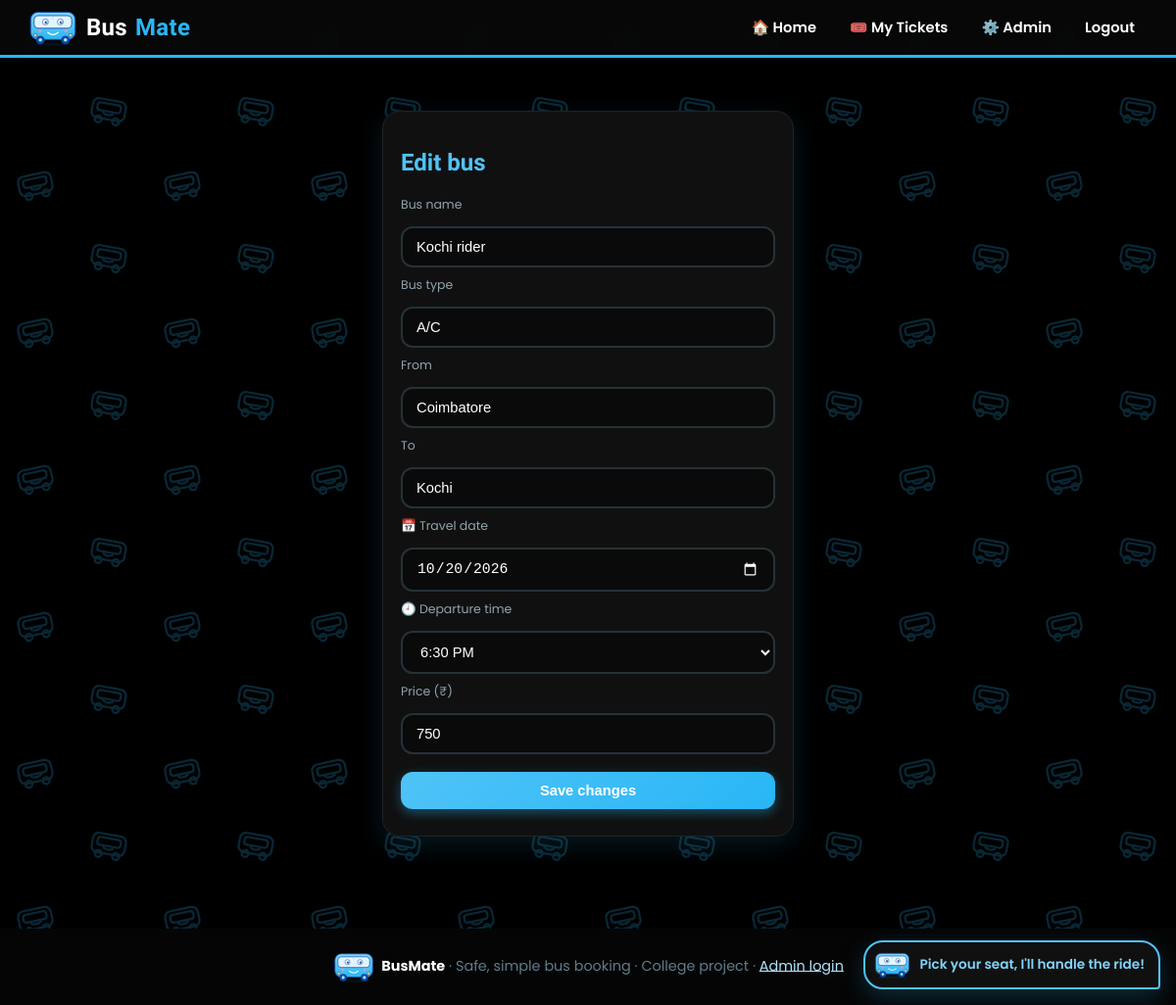
The page /admin/edit/2 (signed in) on the database its author committed.
### tables this page shows
CREATE TABLE routes(id INTEGER PRIMARY KEY, bus_name TEXT, bus_type TEXT, source TEXT, destination TEXT, travel_date TEXT, dep_time TEXT, price INTEGER);

### app.py (the view)
@app.route("/admin/edit/<int:rid>", methods=["GET", "POST"])
@admin_required
def edit_route(rid):
    if request.method == "POST":
        f = request.form
        db().execute("UPDATE routes SET bus_name=?,bus_type=?,source=?,destination=?,travel_date=?,dep_time=?,price=? WHERE id=?",
                     (f["bus_name"], f["bus_type"], f["source"], f["destination"], f["travel_date"], f["dep_time"], f["price"], rid))
        db().commit(); return redirect("/admin")
    r = db().execute("SELECT * FROM routes WHERE id=?", (rid,)).fetchone()
    return render_template("edit_route.html", r=r)

### app.py (called while the page is built)
def db():
    if "db" not in g:
        g.db = sqlite3.connect(DB)
        g.db.row_factory = sqlite3.Row
    return g.db

def admin_required(f):
    @wraps(f)
    def w(*a, **k):
        if session.get("role") != "admin":
            flash("Admins only. Please log in with the admin password.")
            return redirect("/admin/login")
        return f(*a, **k)
    return w

### templates/edit_route.html
{% extends "base.html" %}{% from "_macros.html" import timeselect %}{% block bodyclass %}admin{% endblock %}{% block body %}
<div class="card narrow"><h2>Edit bus</h2><form method="post">
<label class="fld">Bus name<input name="bus_name" value="{{ r.bus_name }}" required></label><label class="fld">Bus type<input name="bus_type" value="{{ r.bus_type }}" required></label>
<label class="fld">From<input name="source" value="{{ r.source }}" required></label><label class="fld">To<input name="destination" value="{{ r.destination }}" required></label>
<label class="fld">📅 Travel date<input type="date" name="travel_date" value="{{ r.travel_date }}" required></label>
<label class="fld">🕘 Departure time<select name="dep_time" required>{% if r.dep_time not in TIMES|map(attribute=0)|list %}<option value="{{ r.dep_time }}" selected>{{ r.dep_time|ampm }}</option>{% endif %}
{% for v, l in TIMES %}<option value="{{ v }}" {{ 'selected' if v==r.dep_time }}>{{ l }}</option>{% endfor %}</select></label>
<label class="fld">Price (₹)<input type="number" name="price" value="{{ r.price }}" required></label><button>Save changes</button></form></div>{% endblock %}

### static/css/style.css (style rules this page uses)
:root { --sky:#4FC3F7;--sky2:#29B6F6;--light:#E1F5FE;--pale:#F4FBFF;--dark:#0D47A1;--text:#263238;--shadow:0 8px 24px rgba(41,182,246,.22) }
* { box-sizing:border-box }
body { margin:0;font-family:"Segoe UI",system-ui,sans-serif;background:var(--pale);color:var(--text);min-height:100vh;display:flex;flex-direction:column }
h1,h2,h3 { color:var(--dark) }
.card { background:#fff;border:1px solid var(--light);box-shadow:var(--shadow);border-radius:18px;padding:18px;margin:14px 0 }
input,select { padding:11px 14px;border:2px solid var(--light);border-radius:12px;font-size:.95rem;background:#fff;outline:none;transition:.2s }
button,.btn { display:inline-block;background:linear-gradient(135deg,var(--sky),var(--sky2));color:#fff;border:0;border-radius:12px;padding:11px 20px;font-weight:700;cursor:pointer;text-decoration:none;box-shadow:0 4px 12px rgba(41,182,246,.4);transition:.2s;font-size:.92rem }
.narrow { max-width:420px;margin:30px auto }
.narrow input,.narrow select,.narrow button { display:block;width:100%;margin:9px 0 }
body { font-family:"Poppins","Segoe UI",system-ui,sans-serif;background:var(--pale) url(../images/pattern-light.svg) }
h1,h2,h3,.logo,.hero h1,.route,.price { font-family:"Baloo 2","Poppins","Segoe UI",sans-serif }
body { background:#000 url(../images/pattern-dark.svg);color:#E0E0E0 }
body h1,body h2,body h3,body .route { color:#4FC3F7 }
body .card,body .stat,body table { background:#101010;border-color:#222;color:#E0E0E0;box-shadow:0 8px 26px rgba(41,182,246,.14) }
body input,body select { background:#0a0a0a;color:#fff;border-color:#263238 }
body { color:#E0E0E0 }
body p,body label,body small { color:#B0BEC5 }
body .btn,body button { color:#fff }
body input,body select { color-scheme:dark }
.fld { display:flex;flex-direction:column;gap:4px;font-size:.78rem;color:#90A4AE;text-align:left }
.fld input,.fld select { width:100%;font-size:.92rem }

### rows shown on the page
routes: bus_name "Kochi rider", bus_type "A/C", source "Coimbatore", destination "Kochi", travel_date "10/20/2026", price "750"

### other values the page prints
form field dep_time "6:30 PM"
